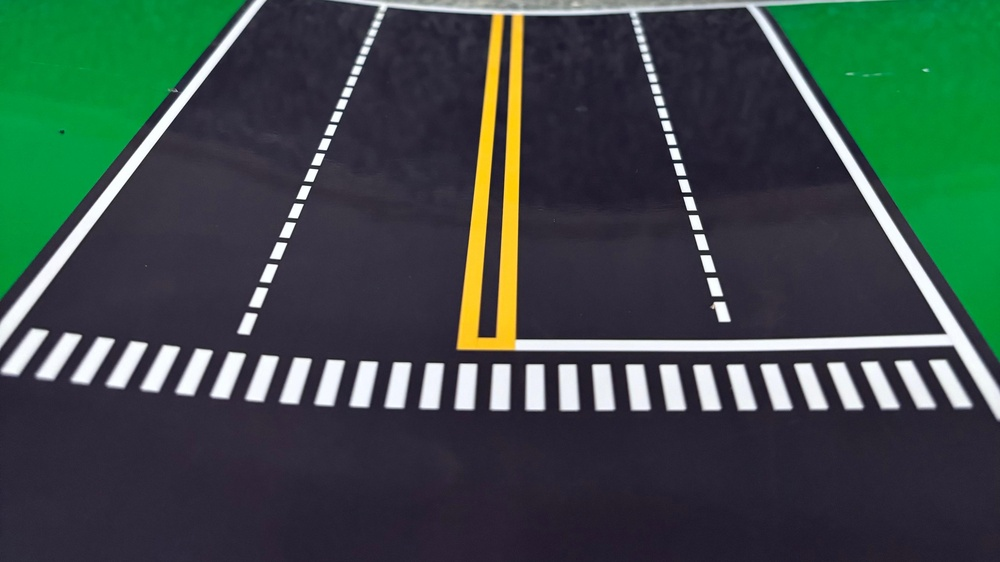
#> input picture pics/ref1.jpg, 1000 x 562 px, shrunk from 4160 x 2340 before the run
$ python match_percentage.py
#> lines starting #> are read from the running program, lines starting #| are printed output that depends on the picture
import cv2
import numpy as np
#import serial
import time

# Open serial port
#ser = serial.Serial('COM8', 9600)  # Change 'COM1' to your serial port
#time.sleep(2)  # Wait for the serial connection to establish

# Function to compute match percentage and send over serial
def get_match_percentage(image1, image2):
    # Load images
#> called with image1 = 'ref1.jpg', image2 = 'img3ed.jpg'
    img1 = cv2.imread(image1, cv2.IMREAD_GRAYSCALE)
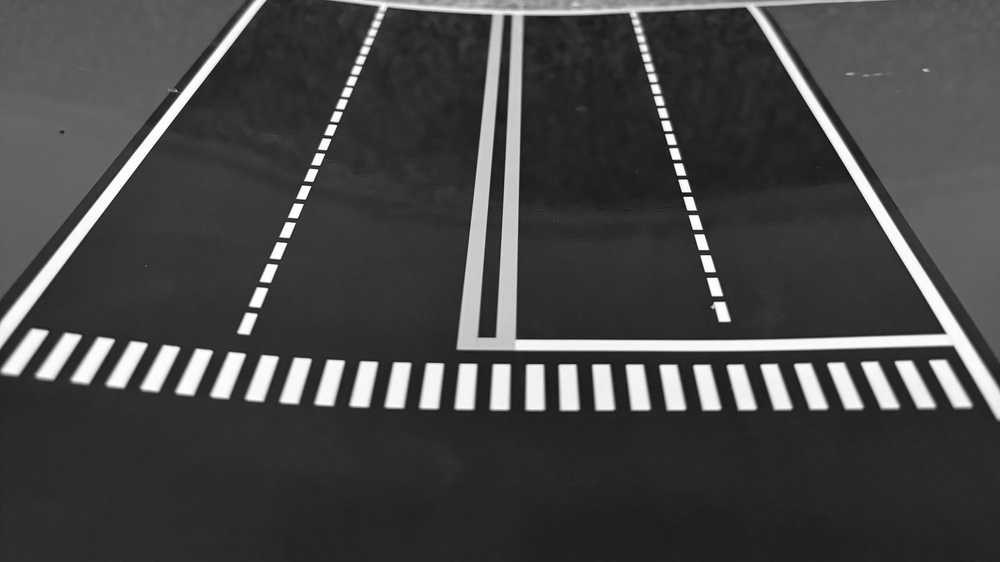
#> img1: shape (562, 1000); min 9, max 255, mean 70.2
    img2 = cv2.imread(image2, cv2.IMREAD_GRAYSCALE)
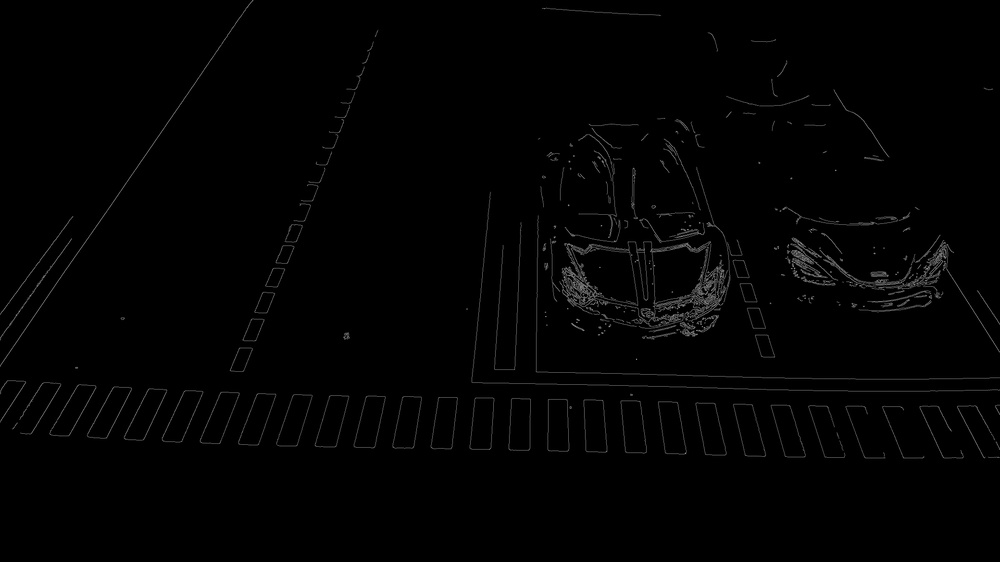
#> input picture pics/img3ed.jpg, 1000 x 562 px, shrunk from 4160 x 2340 before the run
#> img2 is the input picture: shape (562, 1000); min 0, max 156, mean 2.4

    # Initiate ORB detector
    orb = cv2.ORB_create()

    # Find keypoints and descriptors
    kp1, des1 = orb.detectAndCompute(img1, None)
#> kp1 = 500 keypoints; strongest (x, y, size): (676, 153, 64.3), (684, 198, 31), (309, 187, 31), (666, 130, 37.2)
    kp2, des2 = orb.detectAndCompute(img2, None)
#> kp2 = 500 keypoints; strongest (x, y, size): (927, 268, 31), (696, 334, 31), (793, 266, 31), (716, 316, 31)

    # Create BFMatcher object
    bf = cv2.BFMatcher(cv2.NORM_HAMMING, crossCheck=True)

    # Match descriptors
    matches = bf.match(des1, des2)
#> matches = 76 matches

    # Sort them in the order of their distance
    matches = sorted(matches, key=lambda x: x.distance)

    # Compute match percentage
    num_good_matches = len(matches)
#> num_good_matches = 76
    total_matches = min(len(kp1), len(kp2))
#> total_matches = 500
    match_percentage = (num_good_matches / total_matches) * 100
#> match_percentage = 15.2

    # Send match percentage over serial
    #ser.write(str(int(match_percentage)).encode())

    return match_percentage

# Paths to the images you want to compare
image1_path = 'ref1.jpg'
image2_path = 'img3ed.jpg'

# Compute and send match percentage
match_percentage = get_match_percentage(image1_path, image2_path)
#> match_percentage = 15.2
print("Match Percentage:", match_percentage)
#| Match Percentage: 15.2

# Close serial port
#ser.close()
